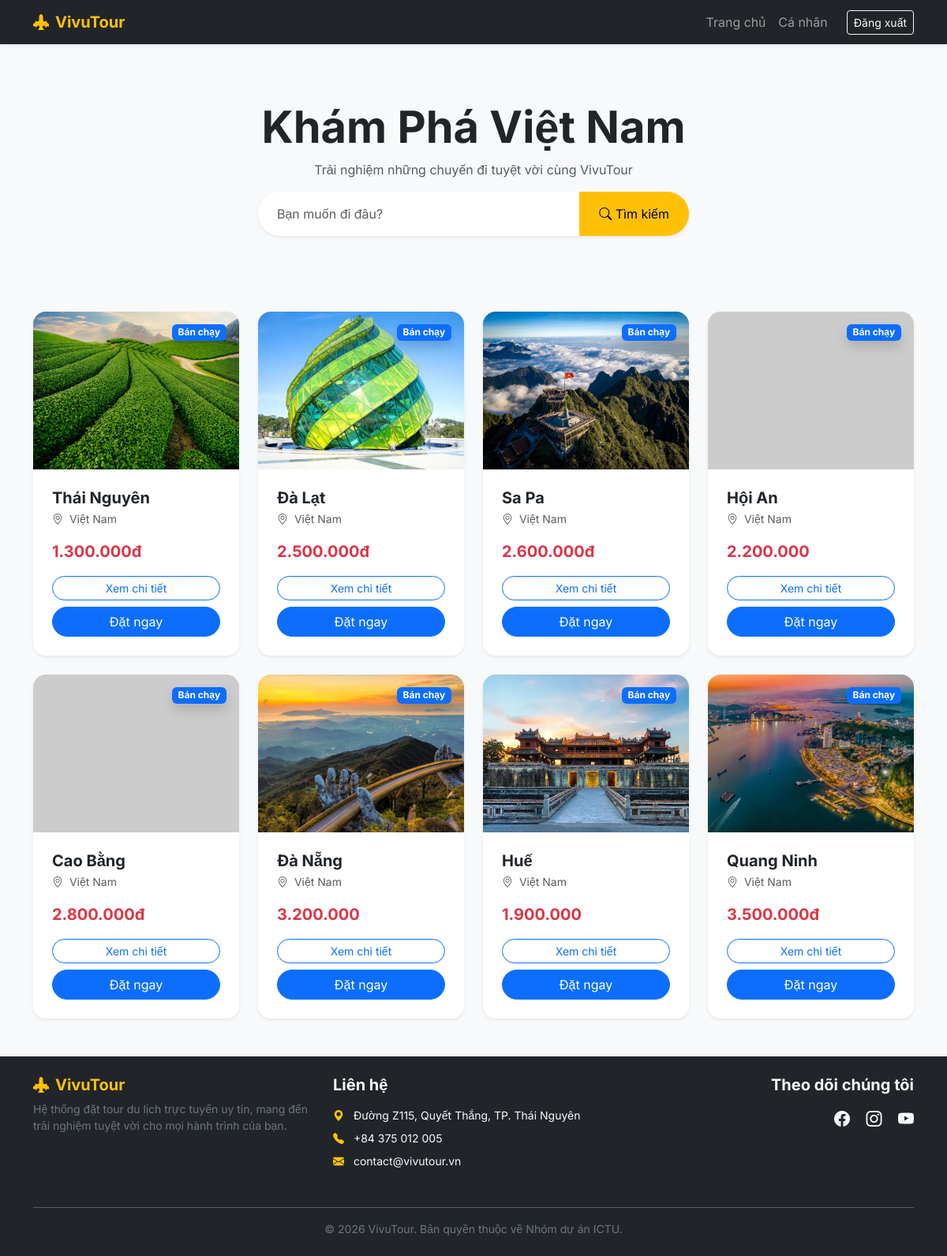
Screenshot of / (signed in) with the database file from the repository.
### app.py (models this page shows)
class Tour(db.Model):
    id = db.Column(db.Integer, primary_key=True)
    name = db.Column(db.String(100), nullable=False)
    price = db.Column(db.String(50), nullable=False)
    image = db.Column(db.String(100), nullable=False)
    description = db.Column(db.Text)  # Cột này sẽ chứa nội dung chi tiết

### app.py (the view)
@app.route('/')
def index():
    search_query = request.args.get('search')
    if search_query:
        all_tours = Tour.query.filter(Tour.name.contains(search_query)).all()
    else:
        all_tours = Tour.query.all()
    return render_template('index.html', tours=all_tours, search_query=search_query)

### app.py (called while the page is built)
@login_manager.user_loader
def load_user(user_id):
    return User.query.get(int(user_id))

### templates/index.html (shortened to what this page needs)
{% extends "base.html" %}
{% block content %}
    <div class="text-center py-5">
        <h1 class="display-4 fw-bold text-dark mb-2">Khám Phá Việt Nam</h1>
        <p class="text-muted">Trải nghiệm những chuyến đi tuyệt vời cùng VivuTour</p>
        <div class="row justify-content-center mb-5">
            <div class="col-md-6">
                <form action="{{ url_for('index') }}" method="GET" class="input-group shadow-sm rounded-pill overflow-hidden">
                    <input type="text" name="search" class="form-control border-0 py-3 ps-4"
                           placeholder="Bạn muốn đi đâu?" value="{{ search_query or '' }}">
                    <button class="btn btn-warning px-4" type="submit">
                        <i class="bi bi-search"></i> Tìm kiếm
                    </button>
                </form>
            </div>
        </div>
    </div>
    <div class="row g-4">
        {% for tour in tours %}
        <div class="col-md-6 col-lg-3">
            <div class="card h-100 border-0 shadow-sm rounded-4 overflow-hidden tour-card">
                <div class="position-relative">
                    <img src="{{ url_for('static', filename='images/' + tour.image) }}"
                         class="card-img-top"
                         alt="{{ tour.name }}"
                         style="height:200px; object-fit:cover;"
                         onerror="this.src='https://via.placeholder.com/400x250?text=Du+Lịch'">
                    <span class="position-absolute top-0 end-0 m-3 badge bg-primary shadow">Bán chạy</span>
                </div>
                <div class="card-body d-flex flex-column p-4">
                    <h5 class="card-title fw-bold mb-1">
                        <a href="{{ url_for('tour_detail', tour_id=tour.id) }}" class="text-decoration-none text-dark">
                            {{ tour.name }}
                        </a>
                    </h5>
                    <p class="small text-muted mb-3"><i class="bi bi-geo-alt me-1"></i> Việt Nam</p>
                    <div class="mt-auto">
                        <p class="text-danger fw-bold fs-5 mb-3">{{ tour.price }}</p>
                        <div class="d-grid gap-2">
                            <a href="{{ url_for('tour_detail', tour_id=tour.id) }}" class="btn btn-outline-primary rounded-pill btn-sm">Xem chi tiết</a>
                            <a href="{{ url_for('booking', tour_id=tour.id) }}" class="btn btn-primary rounded-pill">Đặt ngay</a>
                        </div>
                    </div>
                </div>
            </div>
        </div>
        {% endfor %}
    </div>
{% endblock %}

### templates/base.html (style rules this page uses)
body { font-family: 'Inter', sans-serif; background-color: #f8f9fa; }

### rows the page displays
Tour: image (picture), name "Thái Nguyên", price "1.300.000đ"
Tour: image (picture), name "Đà Lạt", price "2.500.000đ"
Tour: image (picture), name "Sa Pa", price "2.600.000đ"
Tour: name "Hội An", price "2.200.000"
Tour: name "Cao Bằng", price "2.800.000đ"
Tour: image (picture), name "Đà Nẵng", price "3.200.000"
Tour: image (picture), name "Huế", price "1.900.000"
Tour: image (picture), name "Quang Ninh", price "3.500.000đ"
